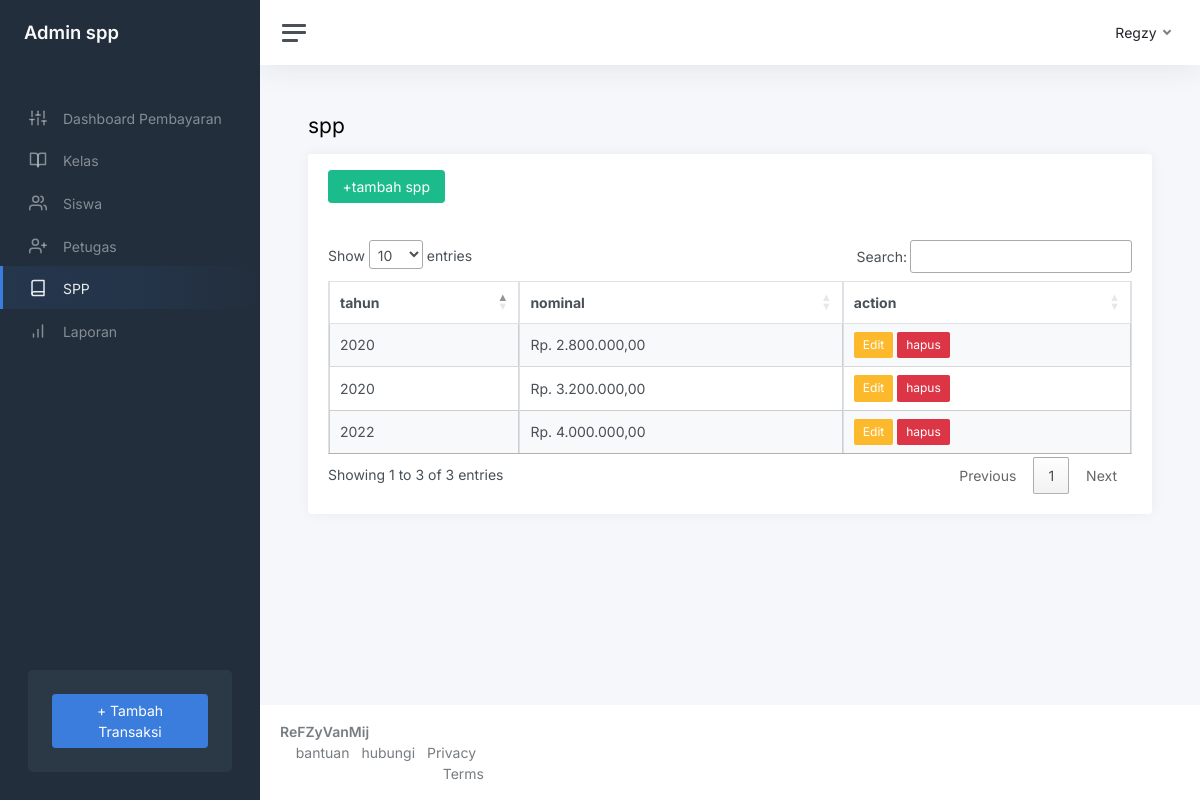
Page /index.php?page=spp (signed in) on the committed database.
### tables this page shows
CREATE TABLE `spp` (
  `id_spp` int(11) NOT NULL,
  `tahun` int(11) NOT NULL,
  `nominal` int(11) NOT NULL
);

### index.php (the view, shortened to what this page needs)
<!DOCTYPE html>
<html lang="en">
<head>
	<link rel="stylesheet" href="https://cdnjs.cloudflare.com/ajax/libs/twitter-bootstrap/4.5.2/css/bootstrap.min.css" />
		<?php
		$page = isset($_GET['page']) ? $_GET['page'] : '';
		?>
	<link rel="stylesheet" href="//cdn.datatables.net/1.13.6/css/jquery.dataTables.min.css">
	<link href="css/app.css" rel="stylesheet">
</head>
<body>
	<div class="wrapper">
		<nav id="sidebar" class="sidebar js-sidebar">
			<div class="sidebar-content js-simplebar">
				<a class="sidebar-brand" href="index.html">
					<span class="align-middle">Admin spp</span>
				</a>
				<?php
				if (!empty($_SESSION['petugas']['level']) && !empty($_SESSION['petugas']['level'] == 'admin')) {
				?>
					<ul class="sidebar-nav">
						<li class="sidebar-header"></li>
						<li class="sidebar-item
					<?php
					if (empty($_GET['page'])) {
						echo 'active';
					}
					?>
					">
							<a class="sidebar-link" href="index.php">
								<i class="align-middle" data-feather="sliders"></i> <span class="align-middle">Dashboard Pembayaran</span>
							</a>
						</li>
						<li class="sidebar-item
					<?php
					if ($page == 'kelas' || $page == 'tambah-kelas' || $page == 'edit-kelas') {
						echo 'active';
					}
					?>
					">
							<a class="sidebar-link" href="?page=kelas">
								<i class="align-middle" data-feather="book-open"></i> <span class="align-middle">Kelas</span>
							</a>
						</li>
						<li class="sidebar-item
					<?php
					if ($page == 'siswa' || $page == 'tambah-siswa' || $page == 'edit-siswa') {
						echo 'active';
					}
					?>
					">
							<a class="sidebar-link" href="?page=siswa">
								<i class="align-middle" data-feather="users"></i> <span class="align-middle">Siswa</span>
							</a>
						</li>
						<li class="sidebar-item
					<?php
					if ($page == 'petugas'  || $page == 'tambah-petugas' || $page == 'edit-petugas') {
						echo 'active';
					}
					?>
					">
							<a class="sidebar-link" href="?page=petugas">
								<i class="align-middle" data-feather="user-plus"></i> <span class="align-middle">Petugas</span>
							</a>
						</li>
						<li class="sidebar-item
					<?php
					if ($page == 'spp'  || $page == 'tambah-spp' || $page == 'edit-spp') {
						echo 'active';
					}
					?>
					">
							<a class="sidebar-link" href="?page=spp">
								<i class="align-middle" data-feather="book"></i> <span class="align-middle">SPP</span>
							</a>
						</li>
						<li class="sidebar-item
					<?php
					if ($page == 'laporan') {
						echo 'active';
					}
					?>
					">
							<a class="sidebar-link" href="?page=laporan">
								<i class="align-middle" data-feather="bar-chart"></i> <span class="align-middle">Laporan</span>
							</a>
						</li>
					</ul>
					<div class="sidebar-cta">
						<div class="sidebar-cta-content">
							<div class="d-grid">
								<button class="btn btn-primary" data-bs-toggle="modal" data-bs-target="#tambahpembayaran">+ Tambah Transaksi</button>
							</div>
						</div>
					</div>
					<?php
				}
					?>
			</div>
		</nav>
		<div class="main">
			<nav class="navbar navbar-expand navbar-light navbar-bg">
				<a class="sidebar-toggle js-sidebar-toggle">
					<i class="hamburger align-self-center"></i>
				</a>
				<div class="navbar-collapse collapse">
					<ul class="navbar-nav navbar-align">
						<li class="nav-item dropdown">
							<a class="nav-link dropdown-toggle d-none d-sm-inline-block" href="#" data-bs-toggle="dropdown">
								<span class="text-dark">
									<?php
									if (!empty($_SESSION['petugas']['level'])) {
										echo $_SESSION['petugas']['nama_petugas'];
									} else {
										echo $_SESSION['petugas']['nama'];
									}
									?>
								</span>
							</a>
						</li>
					</ul>
				</div>
			</nav>
			<main class="content">
				<div class="container-fluid p-0">
					<?php
					$page = isset($_GET['page']) ? $_GET['page'] : 'dashboard';
					include $page . '.php';
					?>
				</div>
			</main>
			<footer class="footer">
				<div class="container-fluid">
					<div class="row text-muted">
						<div class="col-6 text-start">
							<p class="mb-0">
								<a class="text-muted" href="https://www.instagram.com/refzyvanmij/" target="_blank"><strong>ReFZyVanMij</strong></a>
							<div class="col-6 text-end">
								<ul class="list-inline">
									<li class="list-inline-item">
										<a class="text-muted" href="https://www.google.com/" target="_blank">bantuan</a>
									</li>
									<li class="list-inline-item">
										<a class="text-muted" href="https://www.instagram.com/jokowi/?hl=en" target="_blank">hubungi</a>
									</li>
									<li class="list-inline-item">
										<a class="text-muted" href="https://www.instagram.com/jadihacker.id/?hl=en" target="_blank">Privacy</a>
									</li>
									<li class="list-inline-item">
										<a class="text-muted" href="https://adminkit.io/" target="_blank">Terms</a>
									</li>
								</ul>
							</div>
						</div>
					</div>
			</footer>
		</div>
	</div>
</body>
</html>

### spp.php (shortened to what this page needs)
<h1 class="h3 mb-3"><strong></strong>spp</h1>
<div class="row">
    <div class="col-12">
        <div class="card flex-fill">
            <div class="card-header">
                <button type="button" class="btn btn-success" data-bs-toggle="modal" data-bs-target="#tambahspp">
                    +tambah spp
                </button>
            </div>
            <div class="card-body">
                <table class=" table table-bordered table-striped table-hover cell-border" id="spp">
                    <thead>
                        <tr>
                            <th>tahun</th>
                            <th>nominal</th>
                            <th>action</th>
                    </thead>
                    <tbody>
                        <?php
                        $query = mysqli_query($koneksi, "SELECT * FROM spp");
                        while ($data = mysqli_fetch_array($query)) {
                        ?>
                            <tr>
                                <td><?php echo $data['tahun'] ?></td>
                                <td>Rp. <?php echo number_format($data['nominal'], 2, ',', '.') ?></td>
                                <td>
                                    <button type="button" class="btn btn-warning btn-sm" data-bs-toggle="modal" data-bs-target="#editspp<?php echo $data['id_spp'] ?>">
                                        Edit
                                    </button>
                                    <button type="button" class="btn btn-danger btn-sm" data-bs-toggle="modal" data-bs-target="#hapusspp<?php echo $data['id_spp'] ?>">
                                        hapus
                                    </button>
                                </td>
                            </tr>
                        <?php
                        }
                        ?>
                    </tbody>
                </table>
            </div>
        </div>
    </div>
</div>

### rows in the picture
spp: tahun "2022", nominal "4.000.000,00"
spp: tahun "2020", nominal "2.800.000,00"
spp: tahun "2020", nominal "3.200.000,00"

### other values in the picture
$_SESSION['petugas']['nama_petugas'] "Regzy"
